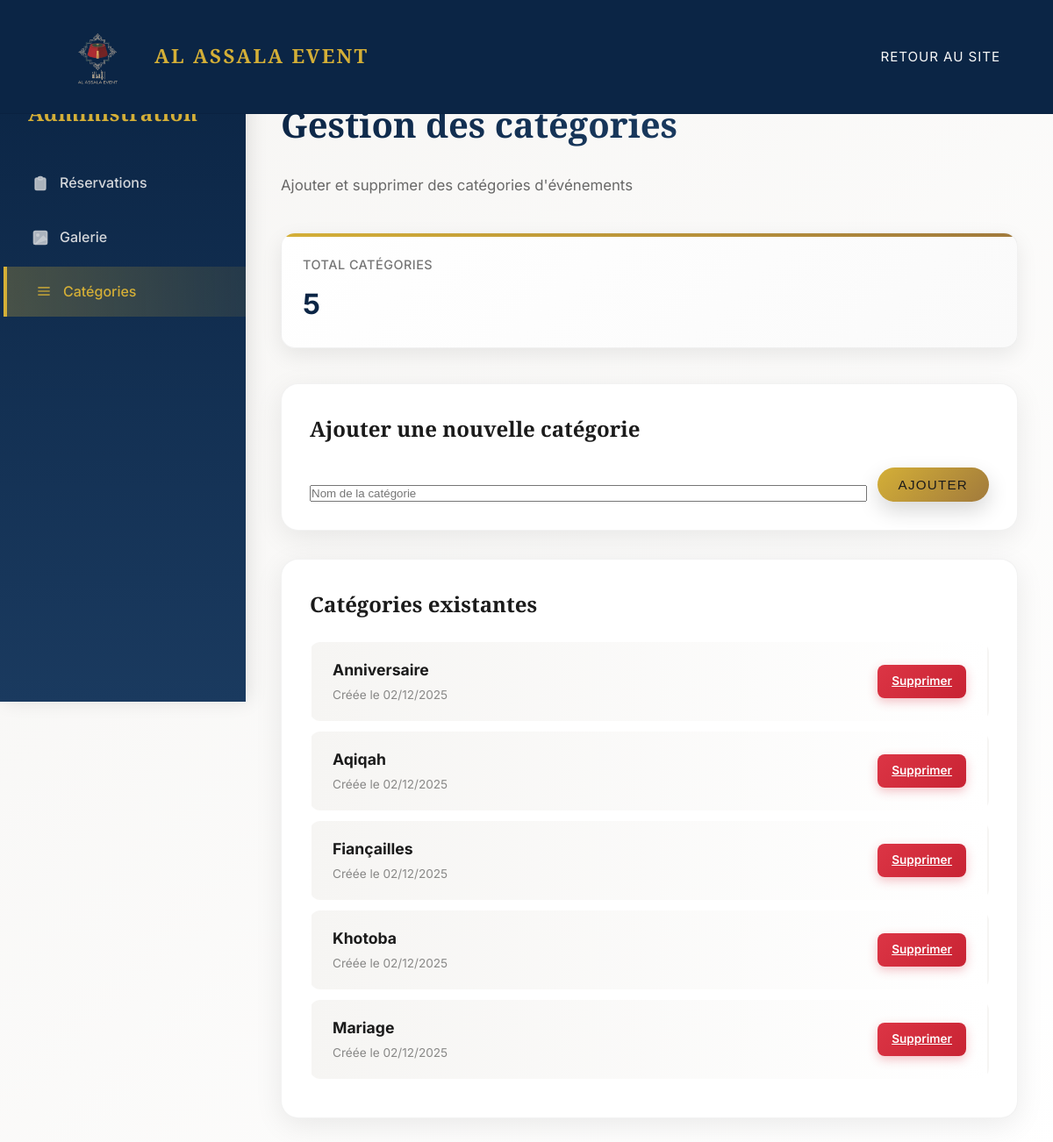
The app's page /admin.php?section=categories with its own data.
### tables this page shows
CREATE TABLE IF NOT EXISTS `categories` (
  `id` int(11) NOT NULL AUTO_INCREMENT,
  `name` varchar(255) NOT NULL,
  `created_at` timestamp NOT NULL DEFAULT current_timestamp(),
  PRIMARY KEY (`id`),
  UNIQUE KEY `name` (`name`),
  KEY `idx_name` (`name`)
);

### admin.php (the view, shortened to what this page needs)
<?php
require_once 'config.php';
try {
    $categories = $pdo->query("SELECT * FROM categories ORDER BY name ASC")->fetchAll();
} catch (PDOException $e) {
    $error = "Erreur lors de la récupération des données : " . $e->getMessage();
    $reservations = [];
    $gallery = [];
    $categories = [];
}
$activeSection = $_GET['section'] ?? 'reservations';
?>
<!DOCTYPE html>
<html lang="fr">
<head>
    <link rel="stylesheet" href="style.css">
</head>
<body>
<header class="navbar">
    <div class="container nav-container">
        <div class="logo">
            <a href="index.php#home" class="logo-link">
                <img src="images/logo/image.png" alt="AL ASSALA EVENT" class="navbar-logo-img">
                <span class="logo-text">AL ASSALA EVENT</span>
            </a>
        </div>
        <nav class="nav">
            <ul class="nav-links">
                <li><a href="index.php#home">Retour au site</a></li>
            </ul>
        </nav>
    </div>
</header>
<div class="admin-dashboard">
    <aside class="admin-sidebar">
        <h2>Administration</h2>
        <ul class="admin-nav">
            <li>
                <a href="?section=reservations" class="<?php echo $activeSection === 'reservations' ? 'active' : ''; ?>">
                    <svg class="admin-nav-icon" viewBox="0 0 24 24" fill="none" stroke="currentColor" stroke-width="2">
                        <path d="M9 5H7a2 2 0 0 0-2 2v12a2 2 0 0 0 2 2h10a2 2 0 0 0 2-2V7a2 2 0 0 0-2-2h-2M9 5a2 2 0 0 0 2 2h2a2 2 0 0 0 2-2M9 5a2 2 0 0 1 2-2h2a2 2 0 0 1 2 2"/>
                    </svg>
                    Réservations
                </a>
            </li>
            <li>
                <a href="?section=gallery" class="<?php echo $activeSection === 'gallery' ? 'active' : ''; ?>">
                    <svg class="admin-nav-icon" viewBox="0 0 24 24" fill="none" stroke="currentColor" stroke-width="2">
                        <rect x="3" y="3" width="18" height="18" rx="2" ry="2"/>
                        <circle cx="8.5" cy="8.5" r="1.5"/>
                        <path d="M21 15l-5-5L5 21"/>
                    </svg>
                    Galerie
                </a>
            </li>
            <li>
                <a href="?section=categories" class="<?php echo $activeSection === 'categories' ? 'active' : ''; ?>">
                    <svg class="admin-nav-icon" viewBox="0 0 24 24" fill="none" stroke="currentColor" stroke-width="2">
                        <path d="M4 7h16M4 12h16M4 17h16"/>
                    </svg>
                    Catégories
                </a>
            </li>
        </ul>
    </aside>
    <main class="admin-content">
        <?php if ($activeSection === 'categories'): ?>
            <div class="admin-header">
                <h1>Gestion des catégories</h1>
                <p>Ajouter et supprimer des catégories d'événements</p>
            </div>
            <div class="admin-stats">
                <div class="admin-stat-card">
                    <h3>Total Catégories</h3>
                    <p class="stat-value"><?php echo count($categories); ?></p>
                </div>
            </div>
            <div class="admin-card">
                <h3>Ajouter une nouvelle catégorie</h3>
                <form method="POST" class="admin-form">
                    <div class="admin-form-group">
                        <input type="text" name="category_name" placeholder="Nom de la catégorie" required>
                        <button type="submit" name="add_category" class="btn btn-primary">Ajouter</button>
                    </div>
                </form>
            </div>
            <div class="admin-card">
                <h3>Catégories existantes</h3>
                <?php if (empty($categories)): ?>
                    <div class="empty-state">
                        <svg viewBox="0 0 24 24" fill="none" stroke="currentColor" stroke-width="2">
                            <path d="M4 7h16M4 12h16M4 17h16"/>
                        </svg>
                        <h3>Aucune catégorie</h3>
                        <p>Ajoutez votre première catégorie ci-dessus</p>
                    </div>
                <?php else: ?>
                    <div style="margin-top: 1.5rem;">
                        <?php foreach ($categories as $cat): ?>
                            <div class="category-item">
                                <div>
                                    <strong><?php echo htmlspecialchars($cat['name']); ?></strong>
                                    <span style="display: block; font-size: 0.85rem; color: rgba(27, 27, 27, 0.5); margin-top: 0.25rem;">
                                        Créée le <?php echo date('d/m/Y', strtotime($cat['created_at'])); ?>
                                    </span>
                                </div>
                                <a href="?section=categories&action=delete_category&id=<?php echo $cat['id']; ?>"
                                   class="btn-delete"
                                   onclick="return confirm('Supprimer cette catégorie ?')">Supprimer</a>
                            </div>
                        <?php endforeach; ?>
                    </div>
                <?php endif; ?>
            </div>
        <?php endif; ?>
    </main>
</div>
</body>
</html>

### style.css (style rules this page uses)
:root { --color-bg-light: #F6F5F3; --color-bg-dark: #0B2545; --color-primary: #D4AF37; --color-primary-dark: #a17a3c; --color-accent: #D4AF37; --color-text-main: #1B1B1B; --color-text-light: #f7f7f7; --color-muted: #707070; --shadow-soft: 0 18px 45px rgba(0, 0, 0, 0.15); --radius-lg: 20px; --radius-md: 12px; --radius-sm: 8px; --transition-fast: 0.25s ease; }
*, *::before, *::after { box-sizing: border-box; margin: 0; padding: 0; }
html { scroll-behavior: smooth; }
body { font-family: "Inter", system-ui, -apple-system, BlinkMacSystemFont, "Segoe UI", sans-serif; background: var(--color-bg-light); color: var(--color-text-main); line-height: 1.6; }
.container { width: min(1120px, 90%); margin: 0 auto; }
.navbar { position: fixed; top: 0; left: 0; right: 0; z-index: 999; background: var(--color-bg-dark); backdrop-filter: blur(18px); border-bottom: 1px solid rgba(0, 0, 0, 0.08); }
.nav-container { display: flex; align-items: center; justify-content: space-between; padding: 0.9rem 0; }
.logo { display: flex; align-items: center; }
.logo-link { display: flex; align-items: center; gap: 1rem; text-decoration: none; transition: transform 0.3s ease; }
.navbar-logo-img { height: 100px; width: auto; object-fit: contain; transition: transform 0.3s ease; }
.logo-text { font-family: "Playfair Display", serif; font-size: 1.4rem; font-weight: 700; color: var(--color-primary); letter-spacing: 0.1em; text-transform: uppercase; white-space: nowrap; }
.nav { display: flex; align-items: center; gap: 1.5rem; }
.nav-links { display: flex; align-items: center; list-style: none; gap: 1.5rem; }
.nav-links a { color: var(--color-text-light); text-decoration: none; font-size: 0.95rem; letter-spacing: 0.06em; text-transform: uppercase; position: relative; padding-bottom: 0.2rem; }
.nav-links a::after { content: ""; position: absolute; left: 0; bottom: 0; width: 0; height: 1px; background: linear-gradient(90deg, var(--color-primary), var(--color-accent)); transition: width var(--transition-fast); }
.btn { display: inline-flex; align-items: center; justify-content: center; border-radius: 999px; padding: 0.7rem 1.5rem; font-size: 0.95rem; font-weight: 500; letter-spacing: 0.08em; text-transform: uppercase; border: none; cursor: pointer; text-decoration: none; transition: transform var(--transition-fast), box-shadow var(--transition-fast), background var(--transition-fast), color var(--transition-fast), border var(--transition-fast); }
.btn-primary { background: linear-gradient(135deg, var(--color-primary), var(--color-primary-dark)); color: #1B1B1B; box-shadow: 0 10px 24px rgba(0, 0, 0, 0.16); }

### records on screen
categories: name "Anniversaire", created_at "02/12/2025"
categories: name "Aqiqah", created_at "02/12/2025"
categories: name "Fiançailles", created_at "02/12/2025"
categories: name "Khotoba", created_at "02/12/2025"
categories: name "Mariage", created_at "02/12/2025"

### other values on screen
count($categories) "5"
